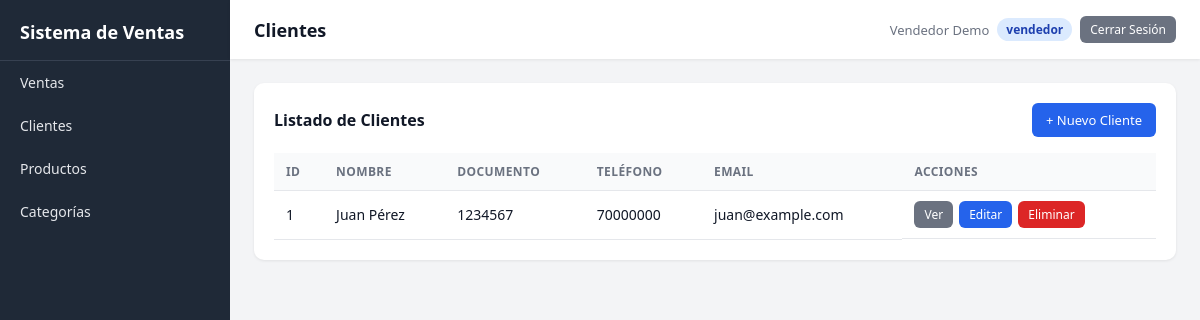
The page /index.php?c=cliente&a=index (signed in) on the database its author committed.
### tables this page shows
CREATE TABLE clientes (
    id INT AUTO_INCREMENT PRIMARY KEY,
    nombre VARCHAR(150) NOT NULL,
    documento VARCHAR(20),
    telefono VARCHAR(20),
    email VARCHAR(150),
    direccion VARCHAR(255),
    created_at TIMESTAMP DEFAULT CURRENT_TIMESTAMP
);

### controllers/ClienteController.php (called while the page is built, shortened)
<?php
class ClienteController {
    private $model;
    public function __construct() {
        $this->model = new Cliente();
    }
    public function index() {
        $clientes = $this->model->all();
        require __DIR__ . '/../views/clientes/index.php';
    }
}

### index.php (called while the page is built, shortened)
<?php
require_once __DIR__ . '/config/config.php';
$action     = $_GET['a'] ?? DEFAULT_ACTION;
$obj = new $class();
$obj->$action();

### config/config.php (called while the page is built, shortened)
<?php
function url($path = '') {
    return BASE_URL . ltrim($path, '/');
}

### config/database.php (called while the page is built)
<?php
class Database {
    private static $instance = null;
    public static function getConnection() {
        if (self::$instance === null) {
            try {
                self::$instance = new PDO(
                    "mysql:host=localhost;dbname=ventas_db;charset=utf8mb4",
                    "root",
                    "",
                    [
                        PDO::ATTR_ERRMODE => PDO::ERRMODE_EXCEPTION,
                        PDO::ATTR_DEFAULT_FETCH_MODE => PDO::FETCH_ASSOC
                    ]
                );
            } catch (PDOException $e) {
                die("Error de conexión: " . $e->getMessage());
            }
        }
        return self::$instance;
    }
}

### models/BaseModel.php (called while the page is built, shortened)
<?php
require_once __DIR__ . '/../config/database.php';
abstract class BaseModel {
    protected $db;
    protected $table;
    public function __construct() {
        $this->db = Database::getConnection();
    }
    public function all() {
        return $this->db->query("SELECT * FROM {$this->table} ORDER BY id DESC")->fetchAll();
    }
}

### views/clientes/index.php (the view, shortened to what this page needs)
<?php require_once __DIR__ . '/../layout.php'; layout_head('Clientes'); ?>
<div class="card">
    <div class="card-header">
        <h3>Listado de Clientes</h3>
        <a class="btn" href="<?= url('index.php?c=cliente&a=crear') ?>">+ Nuevo Cliente</a>
    </div>
    <table>
        <thead>
            <tr>
                <th>ID</th>
                <th>Nombre</th>
                <th>Documento</th>
                <th>Teléfono</th>
                <th>Email</th>
                <th>Acciones</th>
            </tr>
        </thead>
        <tbody>
        <?php if (empty($clientes)): ?>
            <tr><td colspan="6" class="empty">No hay clientes registrados</td></tr>
        <?php else: foreach ($clientes as $c): ?>
            <tr>
                <td><?= $c['id'] ?></td>
                <td><?= htmlspecialchars($c['nombre']) ?></td>
                <td><?= htmlspecialchars($c['documento'] ?? '') ?></td>
                <td><?= htmlspecialchars($c['telefono'] ?? '') ?></td>
                <td><?= htmlspecialchars($c['email'] ?? '') ?></td>
                <td class="actions">
                    <a class="btn btn-sm btn-secondary" href="<?= url('index.php?c=cliente&a=ver&id=' . $c['id']) ?>">Ver</a>
                    <a class="btn btn-sm" href="<?= url('index.php?c=cliente&a=editar&id=' . $c['id']) ?>">Editar</a>
                    <a class="btn btn-sm btn-danger" href="<?= url('index.php?c=cliente&a=eliminar&id=' . $c['id']) ?>" onclick="return confirm('¿Eliminar este cliente?')">Eliminar</a>
                </td>
            </tr>
        <?php endforeach; endif; ?>
        </tbody>
    </table>
</div>

### views/layout.php (style rules this page uses)
:root { --sidebar: #1f2937; --sidebar-hover: #374151; --primary: #2563eb; --bg: #f3f4f6; --card: #ffffff; --text: #111827; --muted: #6b7280; --green: #16a34a; --red: #dc2626; --yellow: #d97706; }
* { box-sizing: border-box; }
body { margin: 0; font-family: 'Segoe UI', Roboto, Arial, sans-serif; background: var(--bg); color: var(--text); display: flex; min-height: 100vh; }
a { text-decoration: none; color: inherit; }
.card { background: var(--card); border-radius: 10px; padding: 20px; box-shadow: 0 1px 3px rgba(0,0,0,.08); margin-bottom: 20px; }
.card-header { display: flex; justify-content: space-between; align-items: center; margin-bottom: 16px; }
.card-header h3 { margin: 0; font-size: 16px; }
table { width: 100%; border-collapse: collapse; font-size: 14px; }
th, td { padding: 10px 12px; text-align: left; border-bottom: 1px solid #e5e7eb; }
th { background: #f9fafb; color: var(--muted); text-transform: uppercase; font-size: 12px; letter-spacing: .4px; }
.btn { display: inline-block; padding: 8px 14px; border-radius: 6px; border: none; font-size: 13px; cursor: pointer; background: var(--primary); color: #fff; transition: .2s; }
.btn-sm { padding: 5px 10px; font-size: 12px; }
.btn-danger { background: var(--red); }
.btn-secondary { background: #6b7280; }
.actions { display: flex; gap: 6px; }

### rows shown on the page
clientes: id "1", nombre "Juan Pérez", documento "1234567", telefono "70000000", email "juan@example.com"

### other values the page prints
APP_NAME "Sistema de Ventas"
$title "Clientes"
auth_user_name() "Vendedor Demo"
auth_user_role() "vendedor"
